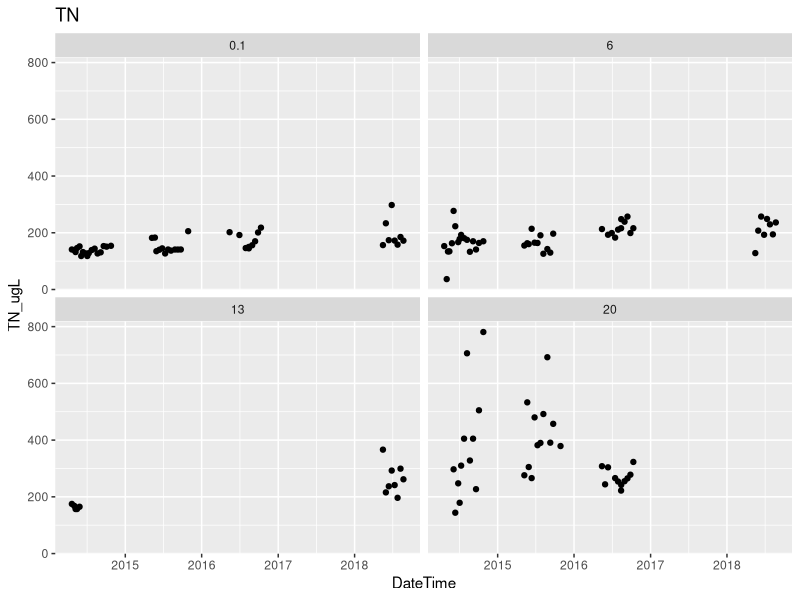
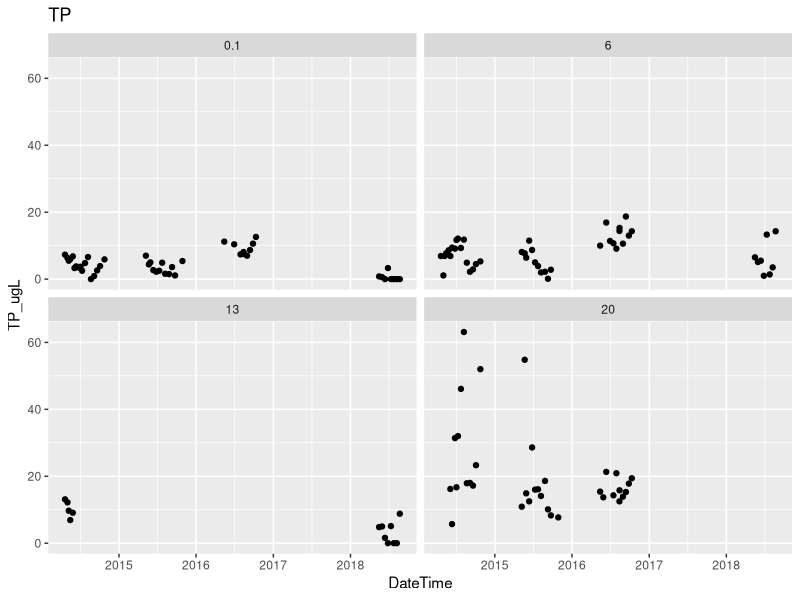
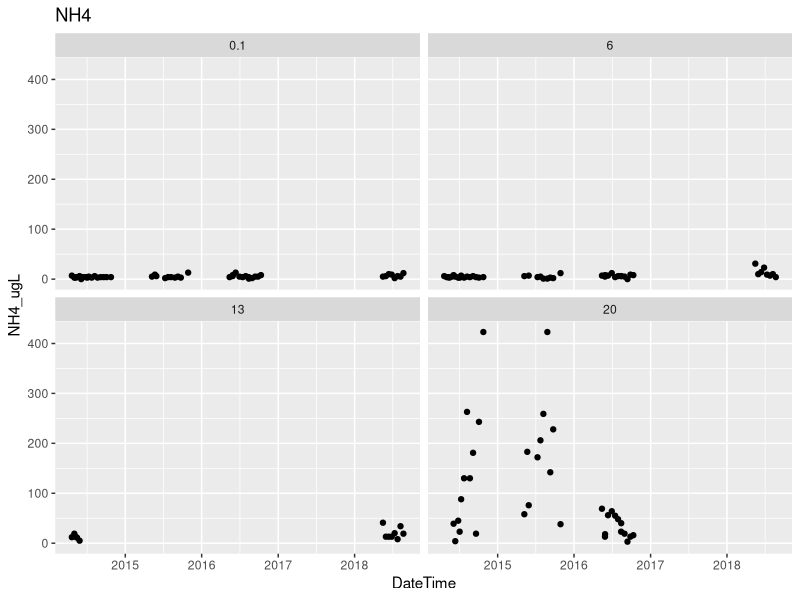
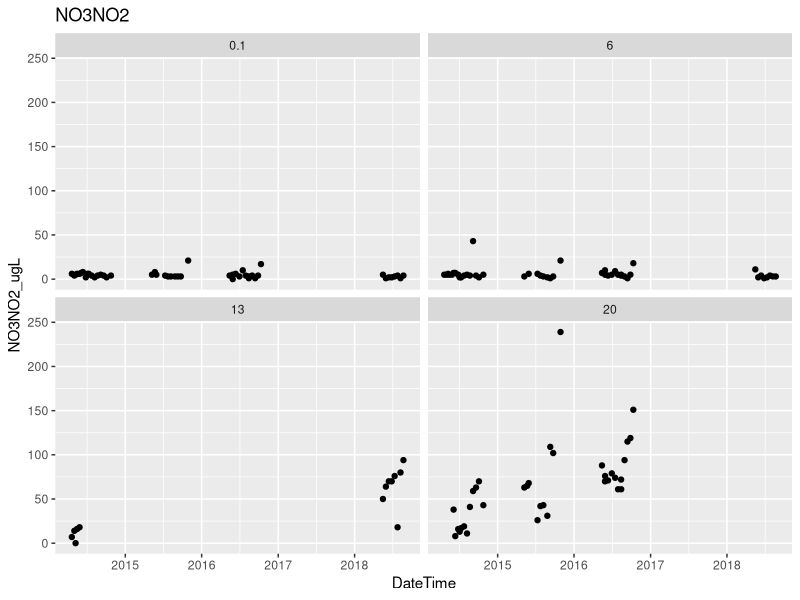
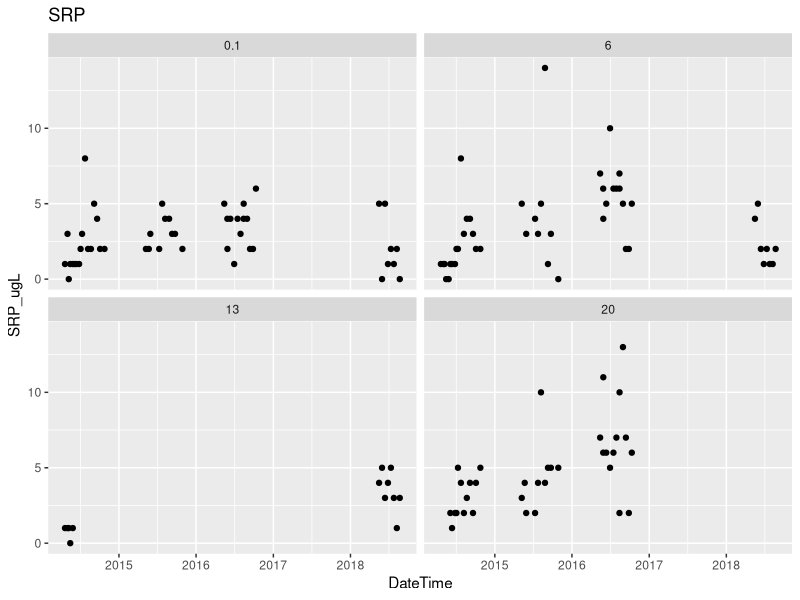
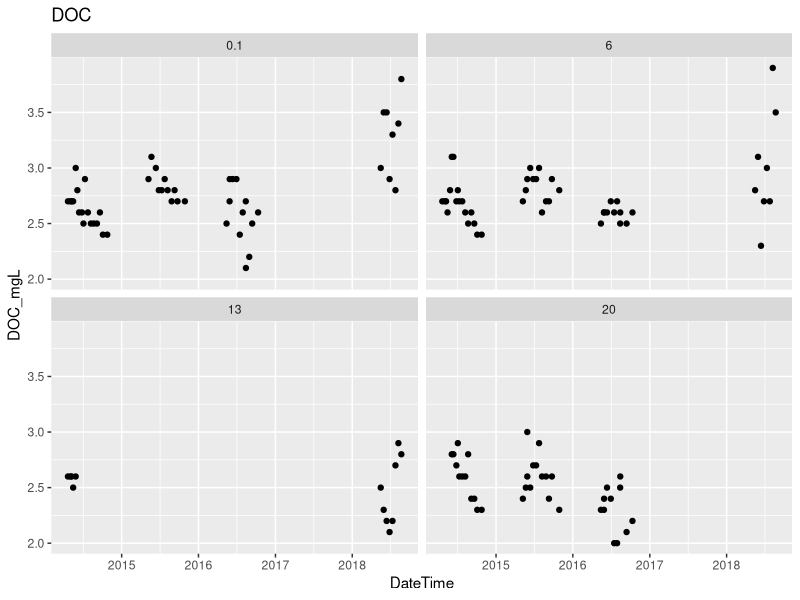
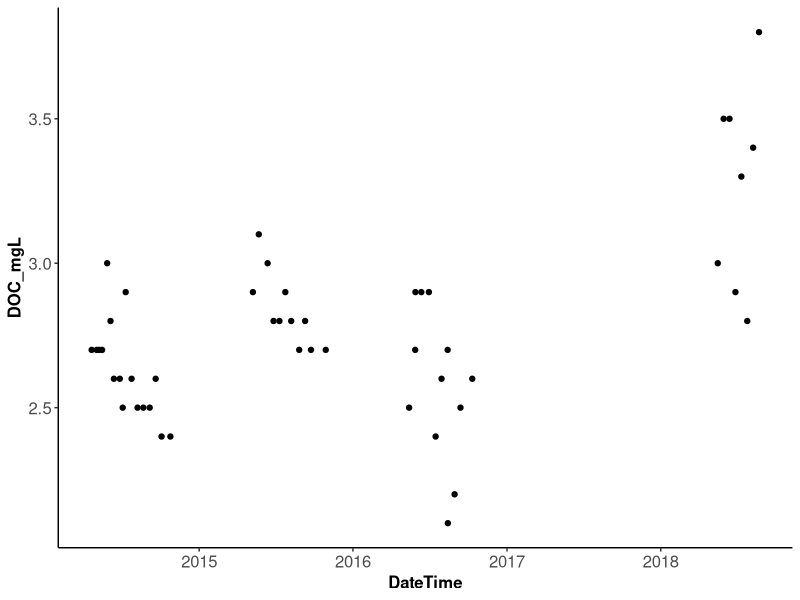
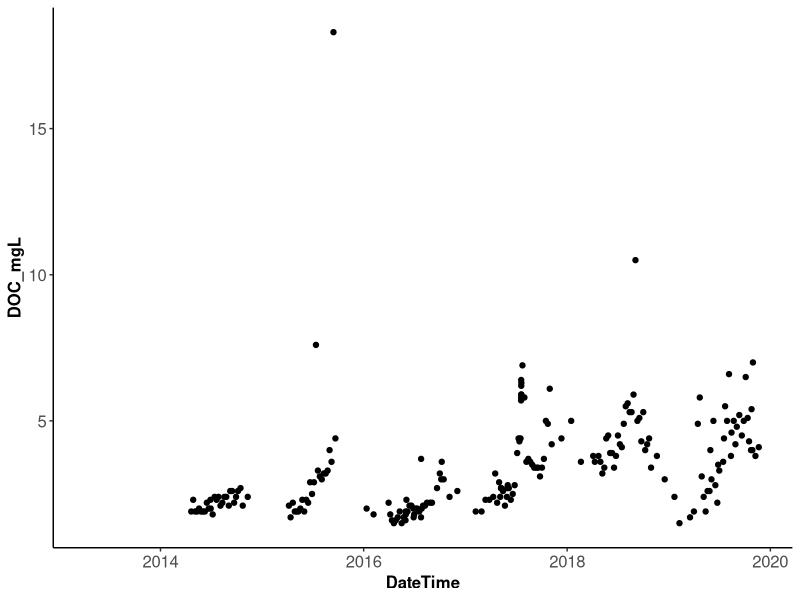

The R source for these figures, in order:
### CCR Chemistry plots ###

library(tidyverse)
library(ggplot2)
library(ggpubr)

mytheme <- theme(panel.grid.major = element_blank(), panel.grid.minor = element_blank(),
                 panel.background = element_blank(), axis.line = element_line(colour = "black"),
                 legend.key = element_blank(),legend.background = element_blank(),
                 axis.text=element_text(size=12),
                 axis.title=element_text(size=12,face="bold"))

#read in data 
data <- read_csv("./CCR_plots/Chemistry_plots/chemistry_EDI_13may2020.csv", col_types = cols(.default = "d",
                                                                                           Reservoir = "c",
                                                                                           DateTime = "T"))


ccr <- data %>% 
  filter(Reservoir == "CCR") %>% 
  mutate(Depth_m = ifelse(Depth_m %in% c(18, 19, 20, 21), 20, Depth_m)) %>%  #combining all hypo depths into one for plotting
  mutate(Depth_m = ifelse(Depth_m %in% c(12,14), 13, Depth_m)) %>%  #combining 12 and 14 (upper hypo) into 13 for plotting
mutate(Depth_m = ifelse(Depth_m %in% c(5, 6, 7), 6, Depth_m)) #combining 5,6,7 (~thermocline) into 6 one for plotting

head(ccr)

columns <- c("TN_ugL", "TP_ugL", "NH4_ugL", "NO3NO2_ugL", "SRP_ugL", "DOC_mgL")

TN <- ggplot(data = ccr, mapping = aes(x = DateTime, y = TN_ugL))+
  geom_point()+
  ggtitle("TN")+
  facet_wrap(~Depth_m)
TN

TP <- ggplot(data = ccr, mapping = aes(x = DateTime, y = TP_ugL))+
  geom_point()+
  ggtitle("TP")+
  facet_wrap(~Depth_m)
TP

NH4 <- ggplot(data = ccr, mapping = aes(x = DateTime, y = NH4_ugL))+
  geom_point()+
  ggtitle("NH4")+
facet_wrap(~Depth_m)
NH4

NO3NO2 <- ggplot(data = ccr, mapping = aes(x = DateTime, y = NO3NO2_ugL))+
  geom_point()+
  ggtitle("NO3NO2")+
  facet_wrap(~Depth_m)
NO3NO2

SRP <- ggplot(data = ccr, mapping = aes(x = DateTime, y = SRP_ugL))+
  geom_point()+
  ggtitle("SRP")+
  facet_wrap(~Depth_m)
SRP

DOC <- ggplot(data = ccr, mapping = aes(x = DateTime, y = DOC_mgL))+
  geom_point()+
  ggtitle("DOC")+
  facet_wrap(~Depth_m)
DOC


#### GRFP #### 

grfp <- data %>% 
  filter(Reservoir == c("FCR", "BVR", "CCR")) %>% 
  filter(Site == 50) 

ccr <- data %>% 
  filter(Reservoir == "CCR",
         Site == 50, 
         Depth_m == 0.1)

ccrplot <- ggplot(data = ccr, mapping = aes(x = DateTime, y = DOC_mgL))+
  geom_point()+
  mytheme
ccrplot
  
fcr <- data %>% 
  filter(Reservoir == "FCR",
         Site == 50, 
         Depth_m == 0.1)

fcrplot <- ggplot(data = fcr, mapping = aes(x = DateTime, y = DOC_mgL))+
  geom_point()+
  mytheme
fcrplot

  
bvr <- data %>% 
  filter(Reservoir == "BVR",
         Site == 50, 
         Depth_m == 0.1)

bvrplot <- ggplot(data = bvr, mapping = aes(x = DateTime, y = DOC_mgL))+
  geom_point()+
  mytheme
bvrplot 
  

fig <- ggarrange(fcrplot, bvrplot, ccrplot,
                          labels = c("a", "b", "c"),
                          ncol = 1, nrow = 3)

fig

mytheme_grfp <- theme(panel.grid.major = element_blank(), panel.grid.minor = element_blank(),
                 panel.background = element_blank(), axis.line = element_line(colour = "black"),
                 axis.text=element_text(size=12),
                 axis.title=element_text(size=12,face="bold"))

test <- rbind(ccr, bvr, fcr)

ggplot(data = test, mapping = aes(x = DateTime, y = DOC_mgL))+
  #geom_line()+
  geom_point()+
  facet_wrap(~Reservoir, nrow = 3, ncol = 1)+
  xlab("Time")+
  ylab(expression(paste("Chl-" , italic("a"), " (" , mu,  "g ", L^-1, ")" )))+
  mytheme_grfp

mean(ccr$DOC_mgL, na.rm = TRUE) #CCR mean DOC is 2.8 mg/L
median(ccr$DOC_mgL, na.rm = TRUE) #CCR median DOC is 2.7 mg/L
mean(fcr$DOC_mgL, na.rm = TRUE) #FCR mean DOC is 3.4 mg/L
median(fcr$DOC_mgL, na.rm = TRUE) #FCR median DOC is 3.0 mg/L
mean(bvr$DOC_mgL, na.rm = TRUE) #BVR mean DOC is 3.8 mg/L
median(bvr$DOC_mgL, na.rm = TRUE) #BVR median DOC is 2.8 mg/L






